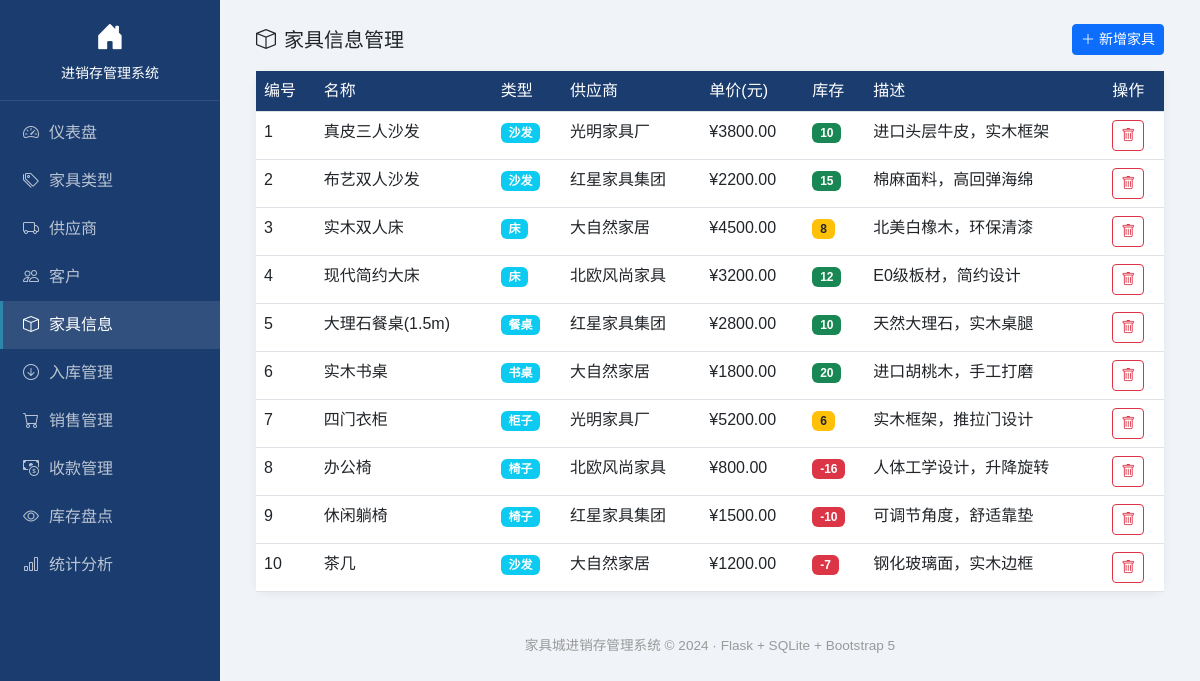
/furniture, run on the app's committed database.
### tables this page shows
CREATE TABLE Furniture (
            FurnitureID   INTEGER PRIMARY KEY AUTOINCREMENT,
            FurnitureName TEXT NOT NULL,
            CategoryID    INTEGER NOT NULL REFERENCES FurnitureCategory(CategoryID),
            SupplierID    INTEGER NOT NULL REFERENCES Supplier(SupplierID),
            UnitPrice     REAL NOT NULL,
            Stock         INTEGER NOT NULL DEFAULT 0,
            Description   TEXT
        );

CREATE TABLE FurnitureCategory (
            CategoryID   INTEGER PRIMARY KEY AUTOINCREMENT,
            CategoryName TEXT NOT NULL UNIQUE,
            Description  TEXT
        );

CREATE TABLE Supplier (
            SupplierID    INTEGER PRIMARY KEY AUTOINCREMENT,
            SupplierName  TEXT NOT NULL,
            ContactPerson TEXT,
            Phone         TEXT NOT NULL,
            Address       TEXT,
            Email         TEXT
        );

### app.py (the view)
@app.route("/furniture")
def list_furniture():
    conn = get_db()
    rows = conn.execute("""
        SELECT f.*, c.CategoryName, s.SupplierName
        FROM Furniture f
        JOIN FurnitureCategory c ON f.CategoryID = c.CategoryID
        JOIN Supplier s ON f.SupplierID = s.SupplierID
        ORDER BY f.FurnitureID
    """).fetchall()
    categories = conn.execute("SELECT * FROM FurnitureCategory").fetchall()
    suppliers = conn.execute("SELECT * FROM Supplier").fetchall()
    conn.close()
    return render_template("furniture.html", rows=rows, categories=categories, suppliers=suppliers)

### app.py (called while the page is built)
def get_db():
    conn = sqlite3.connect(DB_PATH)
    conn.row_factory = sqlite3.Row
    conn.execute("PRAGMA foreign_keys = ON")  # 启用外键约束
    return conn

### templates/furniture.html (shortened to what this page needs)
{% extends "base.html" %}
{% block content %}
<div class="d-flex justify-content-between align-items-center mb-3">
    <h5 class="mb-0"><i class="bi bi-box me-2"></i>家具信息管理</h5>
    <button class="btn btn-primary btn-sm" data-bs-toggle="modal" data-bs-target="#addModal"><i class="bi bi-plus-lg"></i> 新增家具</button>
</div>
<div class="card"><div class="card-body p-0">
    <div class="table-responsive">
    <table class="table table-hover mb-0">
        <thead><tr><th>编号</th><th>名称</th><th>类型</th><th>供应商</th><th>单价(元)</th><th>库存</th><th>描述</th><th>操作</th></tr></thead>
        <tbody>
            {% for r in rows %}
            <tr>
                <td>{{ r.FurnitureID }}</td><td>{{ r.FurnitureName }}</td>
                <td><span class="badge bg-info">{{ r.CategoryName }}</span></td>
                <td>{{ r.SupplierName }}</td>
                <td>¥{{ "%.2f"|format(r.UnitPrice) }}</td>
                <td>
                    <span class="badge {% if r.Stock >= 10 %}bg-success{% elif r.Stock >=5 %}bg-warning text-dark{% else %}bg-danger{% endif %} stock-badge">
                        {{ r.Stock }}
                    </span>
                </td>
                <td style="max-width:200px;overflow:hidden;text-overflow:ellipsis;white-space:nowrap;">{{ r.Description or '-' }}</td>
                <td><a href="/furniture/delete/{{ r.FurnitureID }}" class="btn btn-sm btn-outline-danger" onclick="return confirm('确定删除？')"><i class="bi bi-trash"></i></a></td>
            </tr>
            {% endfor %}
        </tbody>
    </table>
    </div>
</div></div>
{% endblock %}

### templates/base.html (style rules this page uses)
body { background: #f0f4f8; font-family: "Microsoft YaHei", sans-serif; }
.card { border: none; border-radius: 12px; box-shadow: 0 2px 10px rgba(0,0,0,.06); }
.table th { background: #1a3c6e; color: #fff; font-weight: 500; white-space: nowrap; }

### data on the page
Furniture: FurnitureID "1", FurnitureName "真皮三人沙发", CategoryName "沙发", SupplierName "光明家具厂", UnitPrice "3800.00", Stock "10", Description "进口头层牛皮，实木框架"
Furniture: FurnitureID "2", FurnitureName "布艺双人沙发", CategoryName "沙发", SupplierName "红星家具集团", UnitPrice "2200.00", Stock "15", Description "棉麻面料，高回弹海绵"
Furniture: FurnitureID "3", FurnitureName "实木双人床", CategoryName "床", SupplierName "大自然家居", UnitPrice "4500.00", Stock "8", Description "北美白橡木，环保清漆"
Furniture: FurnitureID "4", FurnitureName "现代简约大床", CategoryName "床", SupplierName "北欧风尚家具", UnitPrice "3200.00", Stock "12", Description "E0级板材，简约设计"
Furniture: FurnitureID "5", FurnitureName "大理石餐桌(1.5m)", CategoryName "餐桌", SupplierName "红星家具集团", UnitPrice "2800.00", Stock "10", Description "天然大理石，实木桌腿"
Furniture: FurnitureID "6", FurnitureName "实木书桌", CategoryName "书桌", SupplierName "大自然家居", UnitPrice "1800.00", Stock "20", Description "进口胡桃木，手工打磨"
Furniture: FurnitureID "7", FurnitureName "四门衣柜", CategoryName "柜子", SupplierName "光明家具厂", UnitPrice "5200.00", Stock "6", Description "实木框架，推拉门设计"
Furniture: FurnitureID "8", FurnitureName "办公椅", CategoryName "椅子", SupplierName "北欧风尚家具", UnitPrice "800.00", Stock "-16", Description "人体工学设计，升降旋转"
Furniture: FurnitureID "9", FurnitureName "休闲躺椅", CategoryName "椅子", SupplierName "红星家具集团", UnitPrice "1500.00", Stock "-10", Description "可调节角度，舒适靠垫"
Furniture: FurnitureID "10", FurnitureName "茶几", CategoryName "沙发", SupplierName "大自然家居", UnitPrice "1200.00", Stock "-7", Description "钢化玻璃面，实木边框"
